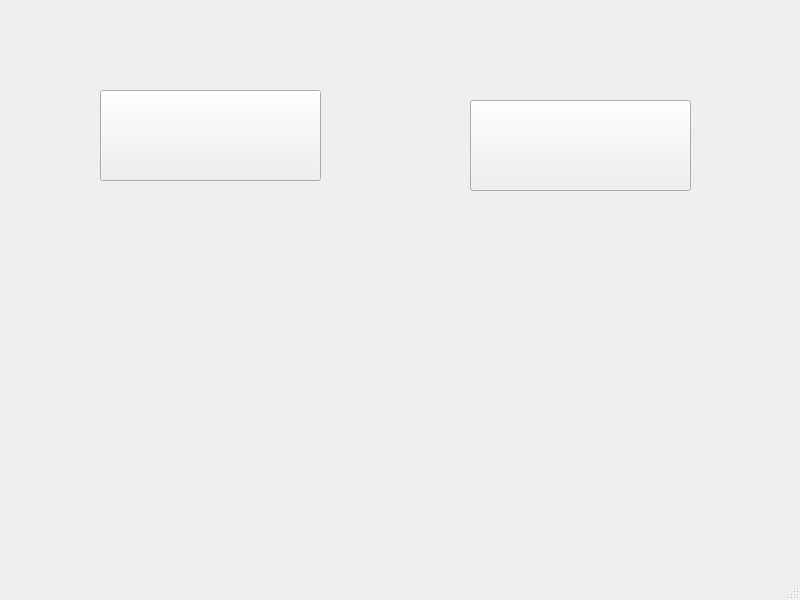
<?xml version="1.0" encoding="UTF-8"?>
<ui version="4.0">
 <class>MainWindow</class>
 <widget class="QMainWindow" name="MainWindow">
  <property name="geometry">
   <rect>
    <x>0</x>
    <y>0</y>
    <width>800</width>
    <height>600</height>
   </rect>
  </property>
  <property name="windowTitle">
   <string>MainWindow</string>
  </property>
  <widget class="QWidget" name="centralwidget">
   <widget class="QWidget" name="widget" native="true">
    <property name="geometry">
     <rect>
      <x>60</x>
      <y>60</y>
      <width>311</width>
      <height>151</height>
     </rect>
    </property>
    <widget class="QPushButton" name="pushButton">
     <property name="geometry">
      <rect>
       <x>40</x>
       <y>30</y>
       <width>221</width>
       <height>91</height>
      </rect>
     </property>
     <property name="text">
      <string/>
     </property>
    </widget>
    <widget class="QLabel" name="label">
     <property name="enabled">
      <bool>true</bool>
     </property>
     <property name="geometry">
      <rect>
       <x>50</x>
       <y>40</y>
       <width>111</width>
       <height>71</height>
      </rect>
     </property>
     <property name="focusPolicy">
      <enum>Qt::NoFocus</enum>
     </property>
     <property name="styleSheet">
      <string notr="true">font: 75 14pt &quot;Calibri&quot;;</string>
     </property>
     <property name="lineWidth">
      <number>-1</number>
     </property>
     <property name="midLineWidth">
      <number>-1</number>
     </property>
     <property name="text">
      <string notr="true">El Proyecto</string>
     </property>
     <property name="scaledContents">
      <bool>true</bool>
     </property>
     <property name="alignment">
      <set>Qt::AlignCenter</set>
     </property>
     <property name="wordWrap">
      <bool>true</bool>
     </property>
     <property name="textInteractionFlags">
      <set>Qt::NoTextInteraction</set>
     </property>
    </widget>
    <zorder>label</zorder>
    <zorder>pushButton</zorder>
    <zorder>label</zorder>
    <zorder>pushButton</zorder>
    <zorder>pushButton</zorder>
    <zorder>label</zorder>
   </widget>
   <widget class="QWidget" name="widget_2" native="true">
    <property name="geometry">
     <rect>
      <x>420</x>
      <y>60</y>
      <width>311</width>
      <height>151</height>
     </rect>
    </property>
    <widget class="QPushButton" name="pushButton_2">
     <property name="geometry">
      <rect>
       <x>50</x>
       <y>40</y>
       <width>221</width>
       <height>91</height>
      </rect>
     </property>
     <property name="text">
      <string/>
     </property>
    </widget>
    <widget class="QLabel" name="label_2">
     <property name="geometry">
      <rect>
       <x>50</x>
       <y>40</y>
       <width>221</width>
       <height>91</height>
      </rect>
     </property>
     <property name="styleSheet">
      <string notr="true">font: 75 14pt &quot;Calibri&quot;;</string>
     </property>
     <property name="lineWidth">
      <number>0</number>
     </property>
     <property name="text">
      <string>El Proyecto</string>
     </property>
     <property name="scaledContents">
      <bool>true</bool>
     </property>
     <property name="alignment">
      <set>Qt::AlignCenter</set>
     </property>
     <property name="wordWrap">
      <bool>true</bool>
     </property>
     <property name="textInteractionFlags">
      <set>Qt::NoTextInteraction</set>
     </property>
    </widget>
    <zorder>label_2</zorder>
    <zorder>pushButton_2</zorder>
    <zorder>pushButton_2</zorder>
    <zorder>label_2</zorder>
   </widget>
  </widget>
  <widget class="QMenuBar" name="menubar">
   <property name="geometry">
    <rect>
     <x>0</x>
     <y>0</y>
     <width>800</width>
     <height>21</height>
    </rect>
   </property>
  </widget>
  <widget class="QStatusBar" name="statusbar"/>
 </widget>
 <resources/>
 <connections/>
</ui>
